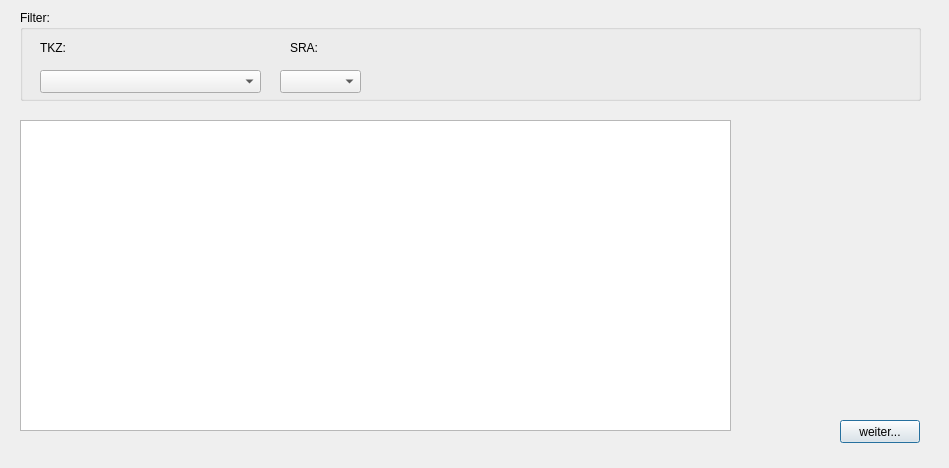
<?xml version="1.0" encoding="UTF-8"?>
<ui version="4.0">
 <class>Dialog</class>
 <widget class="QDialog" name="Dialog">
  <property name="geometry">
   <rect>
    <x>0</x>
    <y>0</y>
    <width>949</width>
    <height>468</height>
   </rect>
  </property>
  <property name="windowTitle">
   <string>Dialog</string>
  </property>
  <widget class="QGroupBox" name="groupBox">
   <property name="geometry">
    <rect>
     <x>20</x>
     <y>10</y>
     <width>901</width>
     <height>91</height>
    </rect>
   </property>
   <property name="title">
    <string>Filter:</string>
   </property>
   <widget class="QComboBox" name="comboBox_tkz">
    <property name="geometry">
     <rect>
      <x>20</x>
      <y>60</y>
      <width>221</width>
      <height>23</height>
     </rect>
    </property>
   </widget>
   <widget class="QLabel" name="label">
    <property name="geometry">
     <rect>
      <x>20</x>
      <y>30</y>
      <width>57</width>
      <height>15</height>
     </rect>
    </property>
    <property name="text">
     <string>TKZ:</string>
    </property>
   </widget>
   <widget class="QLabel" name="label_2">
    <property name="geometry">
     <rect>
      <x>270</x>
      <y>30</y>
      <width>57</width>
      <height>15</height>
     </rect>
    </property>
    <property name="text">
     <string>SRA:</string>
    </property>
   </widget>
   <widget class="QComboBox" name="comboBox_sra">
    <property name="geometry">
     <rect>
      <x>260</x>
      <y>60</y>
      <width>81</width>
      <height>23</height>
     </rect>
    </property>
   </widget>
  </widget>
  <widget class="QTableWidget" name="tableWidget_Produkt">
   <property name="geometry">
    <rect>
     <x>20</x>
     <y>120</y>
     <width>711</width>
     <height>311</height>
    </rect>
   </property>
  </widget>
  <widget class="QPushButton" name="pushButton_weiter">
   <property name="geometry">
    <rect>
     <x>840</x>
     <y>420</y>
     <width>80</width>
     <height>23</height>
    </rect>
   </property>
   <property name="text">
    <string>weiter...</string>
   </property>
  </widget>
 </widget>
 <resources/>
 <connections/>
</ui>
